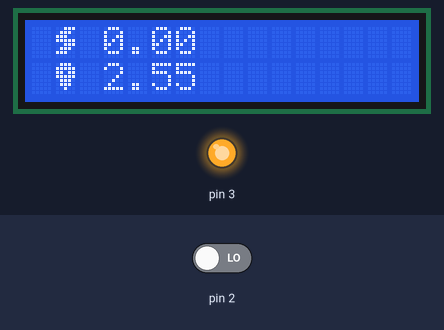
A sketch run on a simulated Arduino Uno, built with avr-gcc and run on an emulated ATmega328P. Parts: 16×2 character LCD, output pins drawn as LEDs (lit = HIGH). Inputs (shaded band) come from the test bench; at power-on: pin 2 LOW. EEPROM starts erased.

Above: at 1.2 s.
1.3 s: pin 2 driven HIGH
At 2.6 s:
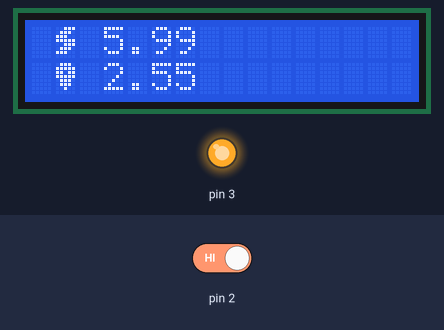
Timing chart, 0 to 4.3 s (numbered marks = the images above; inputs shaded):
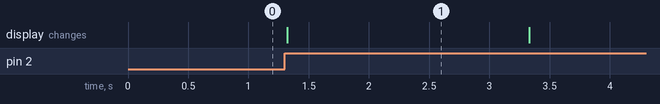

Measured:
- after the input at 1.3 s, the display: changes at once (image 1)
- what the display in image 1 shows lasts 2.0 s, from 1.3 s to 3.3 s

The sketch:

main.ino
```cpp
#include <EEPROM.h>   //библиотека для работы со внутренней памятью ардуино
#include <LiquidCrystal_I2C.h>  // библиотека для дисплея

LiquidCrystal_I2C lcd(0x27, 16, 2);  // подключение дисплея

unsigned long lastturn, time_press; //переменные хранения времени
float SPEED; //переменная хранения скорости в виде десятичной дроби
float DIST; //переменная хранения расстояния в виде десятичной дроби
float w_length=2.160; //длина окружности колеса в метрах

// Переменные на будущее для добавления кнопок
bool flag = false; //флажок для кнопочек
bool state, button; //флажки для обработчика нажатия кнопки

// Иконка cкорости
byte speed_icon[8] = {
  0b00111,
  0b01110,
  0b11100,
  0b11111,
  0b00111,
  0b01110,
  0b11100,
  0b00000
};

// Иконка расстояния
byte dist_icon[8] = {
  0b01110,
  0b11111,
  0b11011,
  0b11111,
  0b01110,
  0b01110,
  0b00100,
  0b00000
};

void setup() {

  Serial.begin(9600);  //открыть порт
  attachInterrupt(0,sens,RISING); //подключить прерывание на 2 пин при повышении сигнала
  pinMode(3, OUTPUT);   //3 пин как выход
  digitalWrite(3, HIGH);  //подать 5 вольт на 3 пин
  // pinMode(6, INPUT);   //сюда подключена кнопка
  DIST=(float)EEPROM.read(0)/100.0; //вспоминаем пройденное расстояние при запуске системы (деление на 100 нужно для сохранения сотых долей расстояния, см. запись)


  lcd.init();           // инициализация
  lcd.backlight();      // включить подсветку
}

void sens() {
  if (millis()-lastturn > 80) {  //защита от случайных измерений (основано на том, что велосипед не будет ехать быстрее 120 кмч)
    SPEED=w_length/((float)(millis()-lastturn)/1000)*3.6;  //расчет скорости, км/ч
    lastturn=millis();  //запомнить время последнего оборота
    DIST=DIST+w_length/1000;  //прибавляем длину колеса к дистанции при каждом обороте оного
  }
}

void loop() {
  int cel_sp=floor(SPEED);
  int sot_sp=(((float)cel_sp/1000)-floor((float)cel_sp/1000))*10;
  int des_sp=(((float)cel_sp/100)-floor((float)cel_sp/100))*10;
  int ed_sp=(((float)cel_sp/10)-floor((float)cel_sp/10))*10;
  int dr_sp=(float)(SPEED-floor(SPEED))*10;

  // Создаем символы с иконками
  lcd.createChar(0, speed_icon);
  lcd.createChar(1, dist_icon);

//  if (flag==0) {
//    //disp.set(LED_0F[sot_sp],3);  //вывод сотен скорости (для велосипеда не нужно =)
//    disp.set(LED_0F[des_sp],2);  //вывод десятков скорости
//    disp.set(LED_0F[ed_sp+10],1);  //вывод единиц скорости, с точкой
//    disp.set(LED_0F[dr_sp],0);  //вывод после точки
//  }

  lcd.setCursor(1, 0);
  lcd.write(byte(0));  lcd.print(" "); lcd.print(SPEED); // lcd.print("."); lcd.print(des_sp);


  int cel_di=floor(DIST);  //целые
  int sot_di=(((float)cel_di/1000)-floor((float)cel_di/1000))*10;  //сотни
  int des_di=(((float)cel_di/100)-floor((float)cel_di/100))*10;  //десятки
  int ed_di=floor(((float)((float)cel_di/10)-floor((float)cel_di/10))*10);  //единицы (с точкой)
  int dr_di=(float)(DIST-floor(DIST))*10;  //десятые части

//  if (flag==1) {
//    ]disp.set(LED_0F[sot_di],3);  //вывод сотен расстояния
//    disp.set(LED_0F[des_di],2);  //вывод десятков расстояния
//    disp.set(LED_0F[ed_di+10,1);  //вывод единиц расстояния, с точкой
//    disp.set(LED_0F[dr_di],0);  //вывод после точки
//  }

  lcd.setCursor(1, 1);
  lcd.write(byte(1)); lcd.print(" "); lcd.print(DIST);

  if ((millis()-lastturn)>2000){ //если сигнала нет больше 2 секунды
    SPEED=0;  //считаем что SPEED 0
    EEPROM.write(0,(float)DIST*100.0); //записываем DIST во внутреннюю память. Сделал так хитро, потому что внутренняя память не любит частой перезаписи. Также *100, чтобы сохранить сотую долю
  }


}
```
